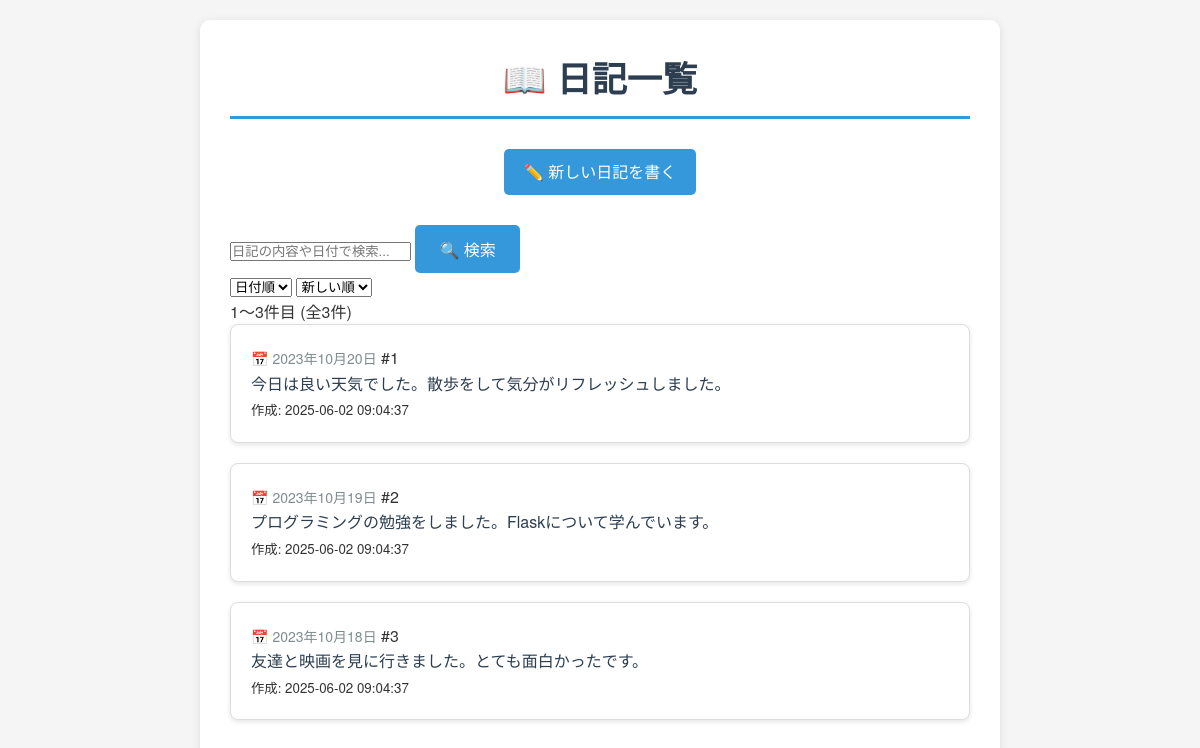
The app's page /, older data.
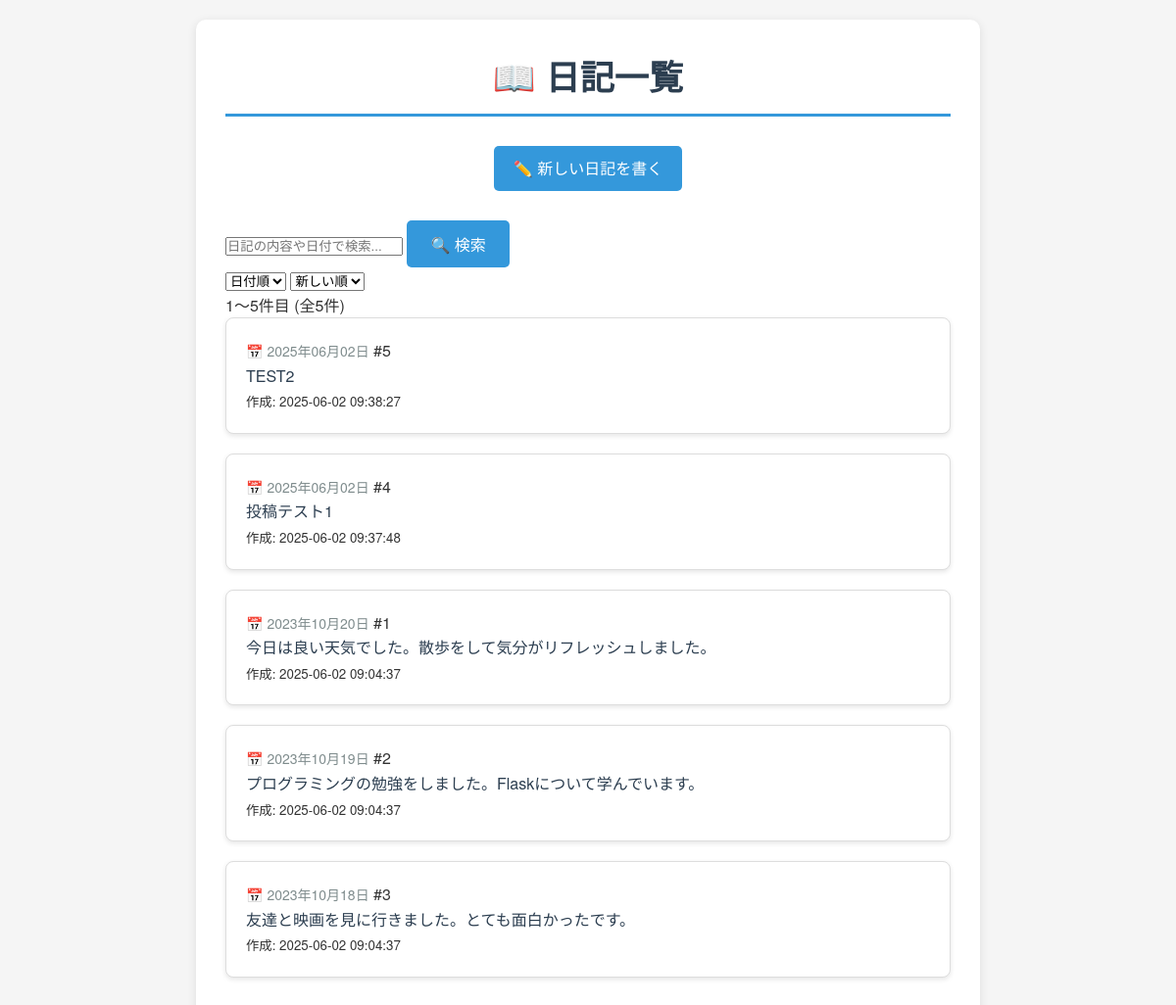
The same page, newer data.
### tables this page shows
CREATE TABLE diaries (
            id INTEGER PRIMARY KEY AUTOINCREMENT,
            date TEXT NOT NULL,
            content TEXT NOT NULL,
            created_at TEXT DEFAULT CURRENT_TIMESTAMP
        );

### app.py (the view)
@app.route("/")
def index():
    page = request.args.get("page", 1, type=int)
    per_page = request.args.get("per_page", 5, type=int)
    search_query = request.args.get("search", "").strip()
    sort_by = request.args.get("sort", "date")
    order = request.args.get("order", "desc")
    if per_page not in [5, 10, 20]:
        per_page = 5
    if page < 1:
        page = 1
    try:
        conn = get_db_connection()
        base_conditions = []
        params = []
        if search_query:
            base_conditions.append("(content LIKE ? OR date LIKE ?)")
            search_param = f"%{search_query}%"
            params.extend([search_param, search_param])
        where_clause = ""
        if base_conditions:
            where_clause = " WHERE " + " AND ".join(base_conditions)
        count_query = f"SELECT COUNT(*) as total FROM diaries{where_clause}"
        total = conn.execute(count_query, params).fetchone()["total"]
        total_pages = math.ceil(total / per_page) if total > 0 else 1
        if page > total_pages:
            page = total_pages
        offset = (page - 1) * per_page
        valid_sort_columns = ["date", "id", "created_at"]
        valid_orders = ["asc", "desc"]
        if sort_by not in valid_sort_columns:
            sort_by = "date"
        if order not in valid_orders:
            order = "desc"
        order_clause = f" ORDER BY {sort_by} {order.upper()}"
        if sort_by != "id":
            order_clause += ", id DESC"  # 同じ日付の場合はIDで並び替え
        data_query = (
            f"SELECT * FROM diaries{where_clause}{order_clause} LIMIT ? OFFSET ?"
        )
        data_params = params + [per_page, offset]
        diaries = conn.execute(data_query, data_params).fetchall()
        conn.close()
        pagination = {
            "page": page,
            "per_page": per_page,
            "total": total,
            "total_pages": total_pages,
            "has_prev": page > 1,
            "has_next": page < total_pages,
            "prev_num": page - 1 if page > 1 else None,
            "next_num": page + 1 if page < total_pages else None,
            "start_index": offset + 1 if total > 0 else 0,
            "end_index": min(offset + per_page, total),
        }
        logger.info(
            f'日記一覧表示: ページ={page}, 件数={len(diaries)}, 検索="{search_query}"'
        )
        return render_template(
            "index.html",
            diaries=diaries,
            pagination=pagination,
            search_query=search_query,
            sort_by=sort_by,
            order=order,
        )
    except sqlite3.Error as e:
        logger.error(f"データベースエラー: {str(e)}")
        flash("データベースエラーが発生しました。", "error")
        return render_template("index.html", diaries=[], pagination=None)
    except Exception as e:
        logger.error(f"予期しないエラー: {str(e)}")
        flash("予期しないエラーが発生しました。", "error")
        return render_template("index.html", diaries=[], pagination=None)

### app.py (called while the page is built)
def get_db_connection():
    if not os.path.exists("diary.db"):
        raise FileNotFoundError(
            "データベースファイルが見つかりません。ステップ3でデータベースを作成してください。"
        )
    conn = sqlite3.connect("diary.db")
    conn.row_factory = sqlite3.Row
    return conn

def format_date(date_string):
    try:
        from datetime import datetime
        date_obj = datetime.strptime(date_string, "%Y-%m-%d")
        return date_obj.strftime("%Y年%m月%d日")
    except:
        return date_string

def truncate_content(content, max_length=100):
    if len(content) <= max_length:
        return content
    return content[:max_length] + "..."

### templates/index.html (shortened to what this page needs)
<!DOCTYPE html>
<html lang="ja">
<head>
    <link rel="stylesheet" href="{{ url_for('static', filename='style.css') }}">
</head>
<body>
    <div class="container">
        <h1>📖 日記一覧</h1>
        <div class="nav">
            <a href="{{ url_for('post') }}">✏️ 新しい日記を書く</a>
        </div>
        <div class="search-form">
            <form method="GET" action="{{ url_for('index') }}">
                <div class="search-input-group">
                    <input type="text" name="search" value="{{ search_query }}"
                           placeholder="日記の内容や日付で検索...">
                    <button type="submit" class="btn btn-primary">🔍 検索</button>
                </div>
            </form>
        </div>
        <div class="sort-options">
            <form method="GET" action="{{ url_for('index') }}" class="sort-form">
                <select name="sort" onchange="this.form.submit()">
                    <option value="date" {% if sort_by == 'date' %}selected{% endif %}>日付順</option>
                </select>
                <select name="order" onchange="this.form.submit()">
                    <option value="desc" {% if order == 'desc' %}selected{% endif %}>新しい順</option>
                </select>
            </form>
        </div>
        {% if diaries %}
            {% if pagination %}
                <div class="result-info">
                    <p>{{ pagination.start_index }}〜{{ pagination.end_index }}件目
                       (全{{ pagination.total }}件)</p>
                </div>
            {% endif %}
            <div class="diary-list">
                {% for diary in diaries %}
                    <div class="diary-card">
                        <div class="diary-header">
                            <span class="diary-date">📅 {{ diary.date | format_date }}</span>
                            <span class="diary-id">#{{ diary.id }}</span>
                        </div>
                        <div class="diary-content">
                            {{ diary.content | truncate_content(150) | replace('\n', '<br>') | safe }}
                        </div>
                        <div class="diary-footer">
                            <small class="created-at">
                                作成: {{ diary.created_at }}
                            </small>
                        </div>
                    </div>
                {% endfor %}
            </div>
        {% endif %}
    </div>
</body>
</html>

### static/style.css (style rules this page uses)
* { margin: 0; padding: 0; box-sizing: border-box; }
body { font-family: "Helvetica Neue", Arial, "Hiragino Kaku Gothic ProN", "Hiragino Sans", Meiryo, sans-serif; line-height: 1.6; color: #333; background-color: #f5f5f5; padding: 20px; }
.container { max-width: 800px; margin: 0 auto; background-color: white; padding: 30px; border-radius: 10px; box-shadow: 0 2px 10px rgba(0, 0, 0, 0.1); }
h1 { color: #2c3e50; text-align: center; margin-bottom: 30px; font-size: 2.2em; border-bottom: 3px solid #3498db; padding-bottom: 10px; }
.nav { text-align: center; margin-bottom: 30px; }
.nav a { display: inline-block; padding: 10px 20px; margin: 0 10px; background-color: #3498db; color: white; text-decoration: none; border-radius: 5px; transition: background-color 0.3s; }
.btn { display: inline-block; padding: 12px 24px; background-color: #27ae60; color: white; text-decoration: none; border: none; border-radius: 5px; cursor: pointer; font-size: 16px; transition: background-color 0.3s; }
.btn-primary { background-color: #3498db; }
.diary-card { background-color: #fff; border: 1px solid #ddd; border-radius: 8px; padding: 20px; margin-bottom: 20px; box-shadow: 0 2px 5px rgba(0, 0, 0, 0.1); transition: transform 0.2s, box-shadow 0.2s; }
.diary-date { color: #7f8c8d; font-size: 14px; margin-bottom: 10px; }
.diary-content { color: #2c3e50; line-height: 1.6; }

Row changes from the older to the newer data that the page shows:
added diaries: date "2025年06月02日", id "5", content "TEST2", created_at "2025-06-02 09:38:27"
added diaries: date "2025年06月02日", id "4", content "投稿テスト1", created_at "2025-06-02 09:37:48"
Text that changed along with them:
{{ pagination.end_index }}: "3" → "5"
{{ pagination.total }}: "3" → "5"
